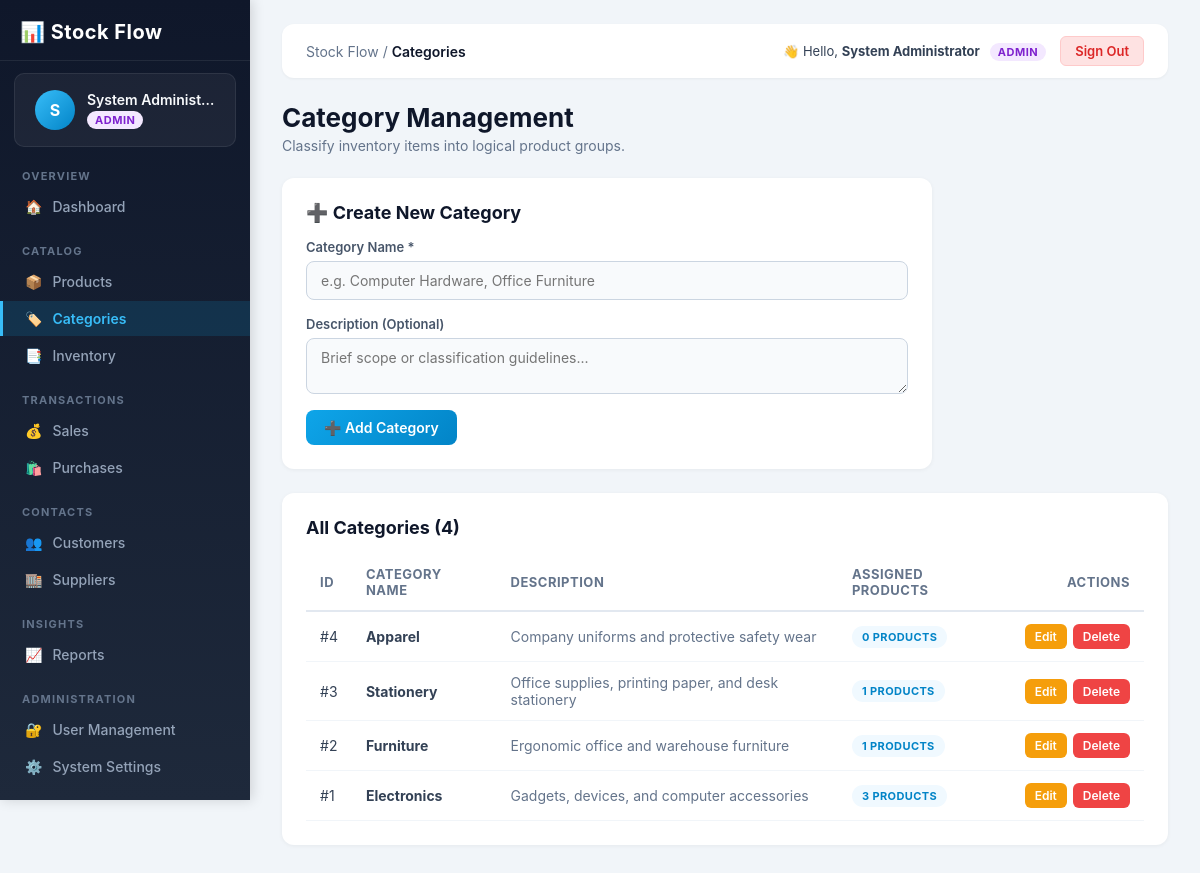
/pages/categories.php (signed in), run on the app's committed database.
### tables this page shows
CREATE TABLE IF NOT EXISTS `categories` (
    `id` INT AUTO_INCREMENT PRIMARY KEY,
    `name` VARCHAR(100) NOT NULL UNIQUE,
    `description` TEXT,
    `created_at` TIMESTAMP DEFAULT CURRENT_TIMESTAMP
);

### config/db.php (called while the page is built, shortened)
<?php
function is_logged_in() {
    return !empty($_SESSION['user_id']) && !empty($_SESSION['username']);
}
function current_user_role() {
    return $_SESSION['role'] ?? 'staff';
}
function has_role($allowed_roles) {
    $user_role = current_user_role();
    if (is_array($allowed_roles)) {
        return in_array($user_role, $allowed_roles, true);
    }
    return $user_role === $allowed_roles;
}
?>

### pages/categories.php (the view, shortened to what this page needs)
<?php
require_once __DIR__ . '/../config/db.php';
$can_modify = has_role(['admin', 'manager']);
$edit_cat = null;
$categories = [];
if ($pdo !== null) {
    $stmt = $pdo->query("SELECT c.*, COUNT(p.id) AS product_count
                         FROM categories c
                         LEFT JOIN products p ON c.id = p.category_id
                         GROUP BY c.id
                         ORDER BY c.id DESC");
    $categories = $stmt->fetchAll();
}
require_once __DIR__ . '/../includes/header.php';
?>
<div class="page-title-row">
    <div>
        <h1>Category Management</h1>
        <p style="color: #64748b; font-size: 14px; margin-top: 4px;">Classify inventory items into logical product groups.</p>
    </div>
</div>
<?php if ($can_modify): ?>
<div class="form-card" style="max-width: 650px;">
    <h2>
        <span><?php echo $edit_cat ? '✏️ Edit Category' : '➕ Create New Category'; ?></span>
    </h2>
    <form method="POST" action="categories.php" class="app-form">
        <div class="form-group">
            <label class="form-label">Category Name *</label>
            <input type="text" name="name" class="form-control" placeholder="e.g. Computer Hardware, Office Furniture" value="<?php echo htmlspecialchars($edit_cat['name'] ?? ''); ?>" required>
        </div>
        <div class="form-group">
            <label class="form-label">Description (Optional)</label>
            <textarea name="description" class="form-control" rows="2" placeholder="Brief scope or classification guidelines..."><?php echo htmlspecialchars($edit_cat['description'] ?? ''); ?></textarea>
        </div>
        <div style="display: flex; gap: 10px;">
            <button type="submit" class="btn btn-primary">
                <?php echo $edit_cat ? '💾 Update Category' : '➕ Add Category'; ?>
            </button>
        </div>
    </form>
</div>
<?php endif; ?>
<div class="form-card" style="max-width: 100%;">
    <h2>All Categories (<?php echo count($categories); ?>)</h2>
    <div class="table-responsive">
        <table class="app-table">
            <thead>
                <tr>
                    <th>ID</th>
                    <th>Category Name</th>
                    <th>Description</th>
                    <th>Assigned Products</th>
                    <?php if ($can_modify): ?>
                        <th style="text-align: right;">Actions</th>
                    <?php endif; ?>
                </tr>
            </thead>
            <tbody>
                <?php if (empty($categories)): ?>
                    <tr>
                        <td colspan="<?php echo $can_modify ? '5' : '4'; ?>" style="padding: 20px; text-align: center; color: #64748b;">
                            No categories created yet.
                        </td>
                    </tr>
                <?php else: ?>
                    <?php foreach ($categories as $cat): ?>
                        <tr>
                            <td>#<?php echo $cat['id']; ?></td>
                            <td><strong><?php echo htmlspecialchars($cat['name']); ?></strong></td>
                            <td style="color: #64748b;"><?php echo htmlspecialchars($cat['description'] ?? '-'); ?></td>
                            <td>
                                <span class="badge badge-info"><?php echo $cat['product_count']; ?> products</span>
                            </td>
                            <?php if ($can_modify): ?>
                                <td style="text-align: right;">
                                    <div style="display: inline-flex; gap: 6px;">
                                        <a href="categories.php?edit=<?php echo $cat['id']; ?>" class="btn btn-warning btn-sm">Edit</a>
                                        <form method="POST" action="categories.php" style="display: inline;" onsubmit="return confirm('Deleting category <?php echo htmlspecialchars(addslashes($cat['name'])); ?> will unassign its products. Continue?');">
                                            <button type="submit" class="btn btn-danger btn-sm">Delete</button>
                                        </form>
                                    </div>
                                </td>
                            <?php endif; ?>
                        </tr>
                    <?php endforeach; ?>
                <?php endif; ?>
            </tbody>
        </table>
    </div>
</div>
<?php require_once __DIR__ . '/../includes/footer.php'; ?>

### style/style.css (style rules this page uses)
* { margin: 0; padding: 0; box-sizing: border-box; }
body { font-family: -apple-system, BlinkMacSystemFont, "Segoe UI", Roboto, Helvetica, Arial, sans-serif; background-color: #f1f5f9; color: #1e293b; min-height: 100vh; }
a { text-decoration: none; color: inherit; }
.page-title-row { display: flex; align-items: center; justify-content: space-between; margin-bottom: 24px; flex-wrap: wrap; gap: 12px; }
.page-title-row h1 { font-size: 26px; font-weight: 700; color: #0f172a; }
.form-card { background: #ffffff; border-radius: 12px; padding: 24px; box-shadow: 0 1px 4px rgba(0, 0, 0, 0.05); margin-bottom: 24px; }
.form-card h2 { font-size: 18px; font-weight: 700; color: #0f172a; margin-bottom: 16px; display: flex; align-items: center; justify-content: space-between; }
.app-form { display: flex; flex-direction: column; gap: 16px; }
.form-group { display: flex; flex-direction: column; gap: 6px; }
.form-label { font-size: 13px; font-weight: 600; color: #475569; }
.form-control { width: 100%; padding: 10px 14px; font-size: 14px; font-family: inherit; color: #0f172a; background: #f8fafc; border: 1.5px solid #cbd5e1; border-radius: 8px; outline: none; transition: all 0.2s ease; }
.btn { display: inline-flex; align-items: center; justify-content: center; gap: 6px; padding: 9px 18px; font-size: 14px; font-weight: 600; font-family: inherit; border-radius: 8px; border: none; cursor: pointer; transition: all 0.2s ease; text-decoration: none; }
.btn-primary { background: linear-gradient(135deg, #0ea5e9 0%, #0284c7 100%); color: #ffffff; }
.btn-danger { background: #ef4444; color: #ffffff; }
.btn-warning { background: #f59e0b; color: #ffffff; }
.btn-sm { padding: 5px 10px; font-size: 12px; border-radius: 6px; }
.table-responsive { width: 100%; overflow-x: auto; }
.app-table { width: 100%; border-collapse: collapse; text-align: left; font-size: 14px; }
.app-table thead tr { border-bottom: 2px solid #e2e8f0; color: #64748b; font-weight: 600; font-size: 13px; text-transform: uppercase; letter-spacing: 0.5px; }
.app-table th { padding: 12px 14px; }
.app-table td { padding: 12px 14px; border-bottom: 1px solid #f1f5f9; color: #334155; }
.badge { display: inline-block; padding: 4px 10px; border-radius: 20px; font-size: 11px; font-weight: 700; letter-spacing: 0.4px; text-transform: uppercase; }
.badge-info { background: #f0f9ff; color: #0284c7; }

### data on the page
categories: id "4", name "Apparel", description "Company uniforms and protective safety wear", product_count "0"
categories: id "3", name "Stationery", description "Office supplies, printing paper, and desk stationery", product_count "1"
categories: id "2", name "Furniture", description "Ergonomic office and warehouse furniture", product_count "1"
categories: id "1", name "Electronics", description "Gadgets, devices, and computer accessories", product_count "3"

### other printed values
$user_initial "S"
$user_name "System Administ…"
$user_role "ADMIN"
str_replace('Stock Flow - ', '', $page_title) "Categories"
$user_name "System Administrator"
count($categories) "4"
